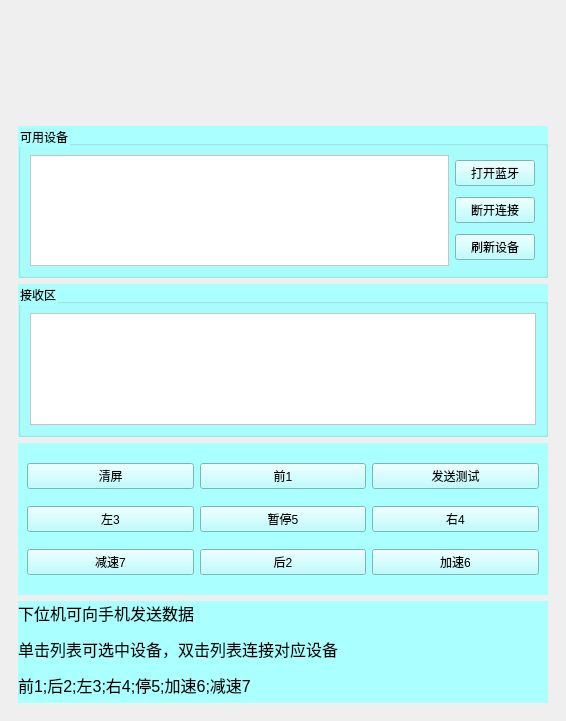
<?xml version="1.0" encoding="UTF-8"?>
<ui version="4.0">
 <class>MainWindow</class>
 <widget class="QMainWindow" name="MainWindow">
  <property name="geometry">
   <rect>
    <x>0</x>
    <y>0</y>
    <width>566</width>
    <height>721</height>
   </rect>
  </property>
  <property name="windowTitle">
   <string>MainWindow</string>
  </property>
  <widget class="QWidget" name="centralwidget">
   <layout class="QVBoxLayout" name="verticalLayout_2">
    <item>
     <widget class="QWidget" name="widget_7" native="true">
      <layout class="QVBoxLayout" name="verticalLayout" stretch="2,3,3,3,2">
       <item>
        <widget class="QLabel" name="label_2">
         <property name="styleSheet">
          <string notr="true">border-image: url(:/img/logo2.png);</string>
         </property>
         <property name="text">
          <string/>
         </property>
        </widget>
       </item>
       <item>
        <widget class="QGroupBox" name="groupBox">
         <property name="styleSheet">
          <string notr="true">background-color: rgb(170, 255, 255);</string>
         </property>
         <property name="title">
          <string>可用设备</string>
         </property>
         <layout class="QHBoxLayout" name="horizontalLayout_6" stretch="0,0">
          <property name="rightMargin">
           <number>10</number>
          </property>
          <item>
           <widget class="QListWidget" name="listWidget">
            <property name="styleSheet">
             <string notr="true">background-color: rgb(255, 255, 255);
font: 13pt &quot;微软雅黑&quot;;</string>
            </property>
           </widget>
          </item>
          <item>
           <layout class="QVBoxLayout" name="verticalLayout_3">
            <item>
             <widget class="QPushButton" name="pushButton_openBLE">
              <property name="text">
               <string>打开蓝牙</string>
              </property>
             </widget>
            </item>
            <item>
             <widget class="QPushButton" name="pushButton_closeBLE">
              <property name="text">
               <string>断开连接</string>
              </property>
             </widget>
            </item>
            <item>
             <widget class="QPushButton" name="pushButton_upDateBLE">
              <property name="text">
               <string>刷新设备</string>
              </property>
             </widget>
            </item>
           </layout>
          </item>
         </layout>
        </widget>
       </item>
       <item>
        <widget class="QGroupBox" name="groupBox_2">
         <property name="styleSheet">
          <string notr="true">background-color: rgb(170, 255, 255);</string>
         </property>
         <property name="title">
          <string>接收区</string>
         </property>
         <layout class="QHBoxLayout" name="horizontalLayout_5" stretch="8">
          <item>
           <widget class="QTextBrowser" name="textBrowser_receive">
            <property name="styleSheet">
             <string notr="true">background-color: rgb(255, 255, 255);
font: 13pt &quot;微软雅黑&quot;;</string>
            </property>
           </widget>
          </item>
         </layout>
        </widget>
       </item>
       <item>
        <widget class="QWidget" name="widget_6" native="true">
         <property name="styleSheet">
          <string notr="true">background-color: rgb(170, 255, 255);</string>
         </property>
         <layout class="QGridLayout" name="gridLayout">
          <item row="1" column="0">
           <widget class="QPushButton" name="pushButton_lift">
            <property name="text">
             <string>左3</string>
            </property>
           </widget>
          </item>
          <item row="2" column="2">
           <widget class="QPushButton" name="pushButton_speedUp">
            <property name="text">
             <string>加速6</string>
            </property>
           </widget>
          </item>
          <item row="2" column="0">
           <widget class="QPushButton" name="pushButton_slowDown">
            <property name="text">
             <string>减速7</string>
            </property>
           </widget>
          </item>
          <item row="2" column="1">
           <widget class="QPushButton" name="pushButton_back">
            <property name="text">
             <string>后2</string>
            </property>
           </widget>
          </item>
          <item row="1" column="2">
           <widget class="QPushButton" name="pushButton_right">
            <property name="text">
             <string>右4</string>
            </property>
           </widget>
          </item>
          <item row="0" column="1">
           <widget class="QPushButton" name="pushButton_forward">
            <property name="text">
             <string>前1</string>
            </property>
           </widget>
          </item>
          <item row="1" column="1">
           <widget class="QPushButton" name="pushButton_stop">
            <property name="text">
             <string>暂停5</string>
            </property>
           </widget>
          </item>
          <item row="0" column="0">
           <widget class="QPushButton" name="pushButton_clearReceive">
            <property name="text">
             <string>清屏</string>
            </property>
           </widget>
          </item>
          <item row="0" column="2">
           <widget class="QPushButton" name="pushButton_sendtest">
            <property name="sizePolicy">
             <sizepolicy hsizetype="Minimum" vsizetype="Fixed">
              <horstretch>0</horstretch>
              <verstretch>0</verstretch>
             </sizepolicy>
            </property>
            <property name="text">
             <string>发送测试</string>
            </property>
           </widget>
          </item>
         </layout>
        </widget>
       </item>
       <item>
        <widget class="QLabel" name="label">
         <property name="styleSheet">
          <string notr="true">background-color: rgb(170, 255, 255);</string>
         </property>
         <property name="text">
          <string>&lt;html&gt;&lt;head/&gt;&lt;body&gt;&lt;p&gt;&lt;span style=&quot; font-size:12pt;&quot;&gt;下位机可向手机发送数据&lt;/span&gt;&lt;/p&gt;&lt;p&gt;&lt;span style=&quot; font-size:12pt;&quot;&gt;单击列表可选中设备，双击列表连接对应设备&lt;/span&gt;&lt;/p&gt;&lt;p&gt;&lt;span style=&quot; font-size:12pt;&quot;&gt;前1;后2;左3;右4;停5;加速6;减速7&lt;/span&gt;&lt;/p&gt;&lt;/body&gt;&lt;/html&gt;</string>
         </property>
         <property name="alignment">
          <set>Qt::AlignLeading|Qt::AlignLeft|Qt::AlignTop</set>
         </property>
         <property name="openExternalLinks">
          <bool>true</bool>
         </property>
        </widget>
       </item>
      </layout>
     </widget>
    </item>
   </layout>
  </widget>
  <widget class="QMenuBar" name="menubar">
   <property name="geometry">
    <rect>
     <x>0</x>
     <y>0</y>
     <width>566</width>
     <height>26</height>
    </rect>
   </property>
  </widget>
 </widget>
 <resources/>
 <connections/>
</ui>
